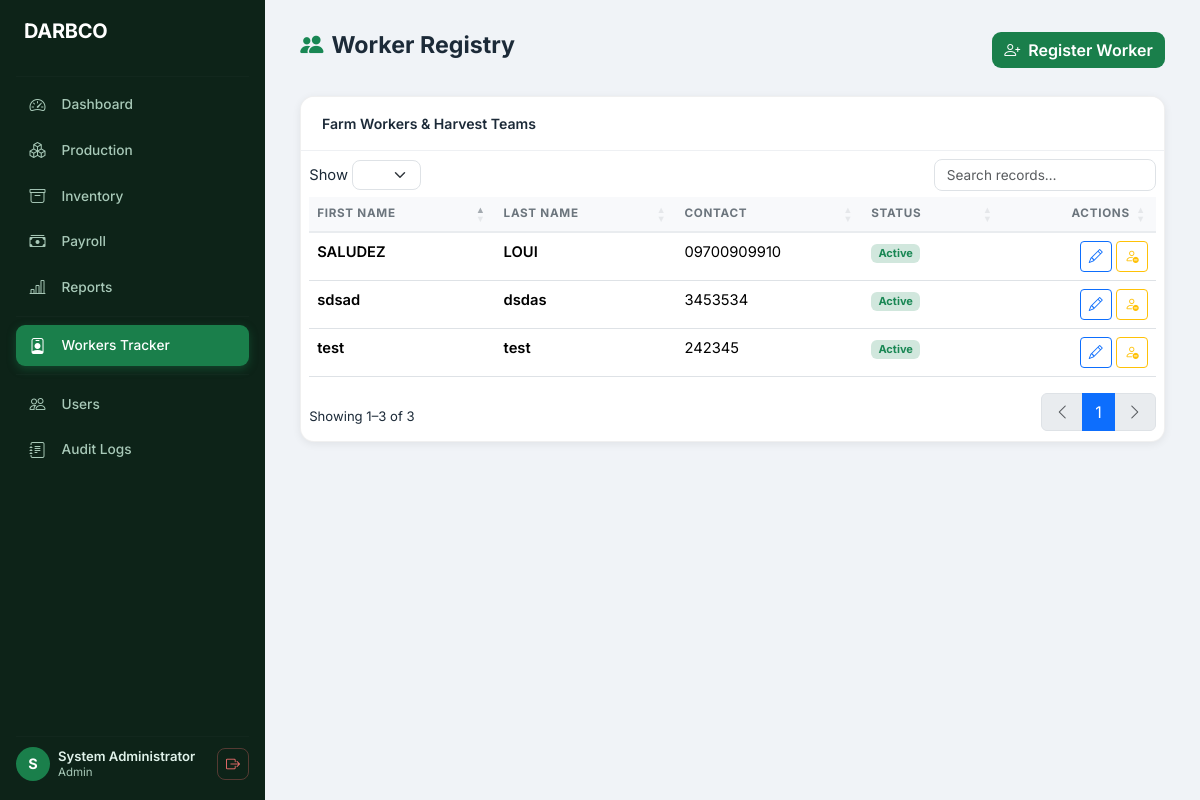
The page /index.php?page=workers (signed in) on the database its author committed.
### tables this page shows
CREATE TABLE `workers` (
  `worker_id` int unsigned NOT NULL AUTO_INCREMENT,
  `sub_code` varchar(20) DEFAULT NULL COMMENT 'ARB sub-code from physical report (e.g. 042, 181)',
  `first_name` varchar(50) NOT NULL,
  `last_name` varchar(50) NOT NULL,
  `contact_number` varchar(20) DEFAULT NULL,
  `area` varchar(100) DEFAULT NULL,
  `is_active` tinyint(1) NOT NULL DEFAULT '1',
  `created_at` timestamp NOT NULL DEFAULT CURRENT_TIMESTAMP,
  `updated_at` timestamp NOT NULL DEFAULT CURRENT_TIMESTAMP ON UPDATE CURRENT_TIMESTAMP,
  PRIMARY KEY (`worker_id`),
  KEY `idx_workers_active` (`is_active`)
);

### controllers/WorkerController.php (called while the page is built, shortened)
<?php
require_once MODEL_PATH . 'Worker.php';
$workerModel = new Worker();
$workers = $workerModel->getAll();
require_once VIEW_PATH . 'workers/index.php';

### config/db.php (called while the page is built, shortened)
<?php
class Database
{
    private static ?PDO $instance = null;
    public static function getInstance(): PDO
    {
        if (self::$instance === null) {
            $envFile = dirname(__DIR__) . '/.env';
            $env = [];
            $host    = $env['DB_HOST']    ?? 'localhost';
            $port    = $env['DB_PORT']    ?? '3306';
            $dbname  = $env['DB_NAME']    ?? 'darbco_system';
            $user    = $env['DB_USER']    ?? 'root';
            $pass    = $env['DB_PASS']    ?? '123456789';
            $charset = $env['DB_CHARSET'] ?? 'utf8mb4';
            $dsn = sprintf(
                'mysql:host=%s;port=%s;dbname=%s;charset=%s',
                $host,
                $port,
                $dbname,
                $charset
            );
            $options = [
                PDO::ATTR_ERRMODE            => PDO::ERRMODE_EXCEPTION,
                PDO::ATTR_DEFAULT_FETCH_MODE => PDO::FETCH_ASSOC,
                PDO::ATTR_EMULATE_PREPARES   => false,
                PDO::ATTR_PERSISTENT         => false,
                PDO::MYSQL_ATTR_INIT_COMMAND => "SET NAMES {$charset} COLLATE {$charset}_unicode_ci",
            ];
            try {
                self::$instance = new PDO($dsn, $user, $pass, $options);
            } catch (PDOException $e) {
                error_log('[DARBCO DB ERROR] ' . $e->getMessage());
                throw new RuntimeException(
                    'Database connection failed. Please contact the system administrator.',
                    (int) $e->getCode(),
                    $e
                );
            }
        }
        return self::$instance;
    }
}

### models/Worker.php (called while the page is built, shortened)
<?php
class Worker
{
    private PDO $db;
    public function __construct()
    {
        $this->db = Database::getInstance();
    }
    public function getAll(): array
    {
        $stmt = $this->db->query("SELECT * FROM workers ORDER BY sub_code ASC, first_name ASC, last_name ASC");
        return $stmt->fetchAll();
    }
}

### views/workers/index.php (the view, shortened to what this page needs)
<?php
require_once VIEW_PATH . 'layout/header.php';
?>
<div class="app-shell">
<?php require_once VIEW_PATH . 'layout/sidebar.php'; ?>
<main class="main-content">
    <div class="page-header">
        <h1><i class="bi bi-people-fill me-2 text-success"></i>Worker Registry</h1>
        <?php if ($role === ROLE_ADMIN): ?>
        <button class="btn btn-darbco" data-bs-toggle="modal" data-bs-target="#addWorkerModal">
            <i class="bi bi-person-plus me-2"></i>Register Worker
        </button>
        <?php endif; ?>
    </div>
    <div class="table-card">
        <div class="card-header">Farm Workers & Harvest Teams</div>
        <div class="table-responsive p-2">
            <table class="table table-hover darbco-table w-100" id="workersTable">
                <thead>
                        <th>First Name</th>
                        <th>Last Name</th>
                        <th>Contact</th>
                        <th>Status</th>
                        <?php if ($role === ROLE_ADMIN): ?>
                        <th class="text-end">Actions</th>
                        <?php endif; ?>
                </thead>
                <tbody>
                <?php foreach ($workers as $w): ?>
                        <td class="fw-600"><?= htmlspecialchars($w['first_name']) ?></td>
                        <td class="fw-600"><?= htmlspecialchars($w['last_name']) ?></td>
                        <td><?= htmlspecialchars($w['contact_number'] ?? '—') ?></td>
                        <td>
                            <?php if ($w['is_active']): ?>
                                <span class="badge bg-success-subtle text-success">Active</span>
                            <?php else: ?>
                                <span class="badge bg-secondary">Inactive</span>
                            <?php endif; ?>
                        </td>
                        <?php if ($role === ROLE_ADMIN): ?>
                        <td class="text-end">
                            <button class="btn btn-sm btn-outline-primary btn-edit-worker"
                                    data-bs-toggle="modal" data-bs-target="#editWorkerModal"
                                    data-id="<?= $w['worker_id'] ?>"
                                    data-first="<?= htmlspecialchars($w['first_name']) ?>"
                                    data-last="<?= htmlspecialchars($w['last_name']) ?>"
                                    data-contact="<?= htmlspecialchars($w['contact_number']) ?>"
                                    data-active="<?= $w['is_active'] ?>">
                                <i class="bi bi-pencil"></i>
                            </button>
                            <form method="POST" action="index.php?page=workers&action=toggle" class="d-inline">
                                <button type="submit" class="btn btn-sm <?= $w['is_active'] ? 'btn-outline-warning' : 'btn-outline-success' ?>" title="Toggle Status">
                                    <i class="bi <?= $w['is_active'] ? 'bi-person-dash' : 'bi-person-check' ?>"></i>
                                </button>
                            </form>
                        </td>
                        <?php endif; ?>
                <?php endforeach; ?>
                </tbody>
            </table>
        </div>
    </div>
</main>
</div>
<?php require_once VIEW_PATH . 'layout/footer.php'; ?>

### assets/css/main.css (style rules this page uses)
:root { --darbco-green: #1a7f4b; --darbco-green-dark: #145c36; --darbco-green-800: #0f4529; --darbco-green-light: #e8f5ee; --darbco-yellow: #f5a623; --darbco-yellow-bg: #fff8ec; --sidebar-width: 265px; --sidebar-bg: #0d2318; --sidebar-text: #a8c9b8; --sidebar-active-bg: #1a7f4b; --sidebar-hover-bg: #162e1f; --topbar-h: 52px; --card-radius: 14px; --shadow-sm: 0 2px 8px rgba(0,0,0,.07); --shadow-md: 0 6px 24px rgba(0,0,0,.11); --transition: .2s ease; }
*, *::before, *::after { box-sizing: border-box; }
body { font-family: 'Inter', system-ui, sans-serif; background: #f0f3f7; color: #1c2a38; margin: 0; font-size: .92rem; }
.app-shell { display: flex; min-height: 100vh; }
.main-content { margin-left: var(--sidebar-width); flex: 1; padding: 2rem 2.2rem; min-height: 100vh; }
.page-header { display: flex; align-items: flex-start; justify-content: space-between; flex-wrap: wrap; gap: .75rem; margin-bottom: 1.75rem; }
.page-header h1 { font-size: 1.45rem; font-weight: 700; margin: 0; line-height: 1.2; }
.card-header { background: #fff; border-bottom: 1px solid rgba(0,0,0,.07); padding: .9rem 1.3rem; font-weight: 600; font-size: .88rem; }
.table-card { background: #fff; border-radius: var(--card-radius); box-shadow: var(--shadow-sm); overflow: hidden; border: 1px solid rgba(0,0,0,.06); }
.table-card .card-header { background: #fff; border-bottom: 1px solid #eef0f3; padding: 1rem 1.3rem; font-weight: 600; }
table.table thead th { background: #f8f9fb; font-size: .73rem; font-weight: 700; text-transform: uppercase; letter-spacing: .06em; color: #6c757d; border-bottom: 2px solid #e9ecef !important; white-space: nowrap; }
.btn-darbco { background: var(--darbco-green); color: #fff; border: none; font-weight: 600; border-radius: 9px; transition: background var(--transition), box-shadow var(--transition), transform var(--transition); }
.fw-600 { font-weight: 600; }

### rows shown on the page
workers: first_name "SALUDEZ", last_name "LOUI", contact_number "09700909910", is_active "Active"
workers: first_name "sdsad", last_name "dsdas", contact_number "3453534", is_active "Active"
workers: first_name "test", last_name "test", contact_number "242345", is_active "Active"

### other values the page prints
substr($_SESSION[SESS_FULL_NAME] ?? 'U', 0, 1) "S"
$_SESSION[SESS_FULL_NAME] "System Administrator"
str_replace('_', ' ', $role) "Admin"
